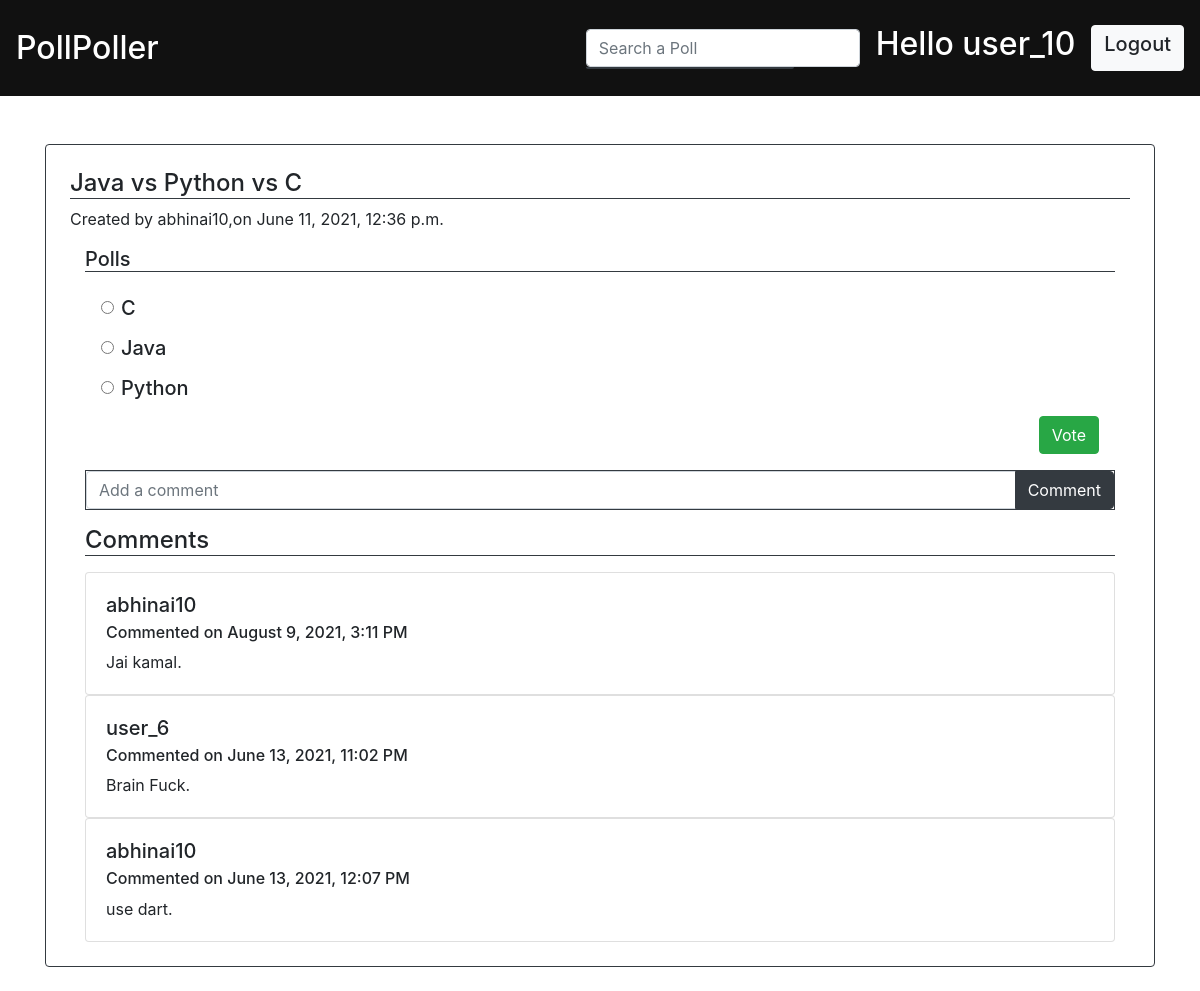
The app's page /allpolls/27/ (signed in) with its own data.
### polls/models.py (models this page shows, shortened)
class Poll(models.Model):
    title = models.CharField(max_length=50)
    date = models.DateTimeField(default=datetime.now)
    creator = models.ForeignKey(User, on_delete=models.CASCADE)
    likes = models.IntegerField(default=0)

class PollsOptions(models.Model):
    pollOption = models.CharField(max_length=30)
    poll = models.ForeignKey(Poll, on_delete=models.CASCADE)
    pollOptionVotes = models.IntegerField(default=0)

class CommentBy(models.Model):
    poll = models.ForeignKey(Poll,on_delete=models.CASCADE)
    comment = models.TextField(null=True)
    comment_by = models.ForeignKey(User, on_delete=models.CASCADE)
    date = models.DateTimeField(default=datetime.now)

### polls/views.py (the view)
# urls.py: path('allpolls/<str:id>/', views.poll_view, name='poll'),
@login_required(login_url='users:login')
def poll_view(request,id):
    poll = Poll.objects.get(id = id)
    try:
        status = VotedBy.objects.get(poll=poll, polled_by=request.user)
    except:
        status = None
    comments = CommentBy.objects.filter(poll = poll).order_by('date').reverse()
    context = {
        'poll' : poll,
        'status' : status,
        'comments' : comments
    }
    return render(request,'polls/poll.html',context)

### templates/polls/poll.html (shortened to what this page needs)
{% extends 'base.html' %}
{% block content %}
    <div class="container">
        <div class="mt-5 poll w-100">
            <div class="border border-dark rounded p-4">
                <h4 class='border-bottom border-dark'>{{poll.title}}</h4>
                <p>Created by {{poll.creator.username}},on {{poll.date}}</p>
                <div class='container-fluid'>
                    <h5 class='border-bottom border-dark'>Polls</h5>
                    {% if status %}
                    <div class="p-3 voted-poll">
                        <p class='pollId' style="display: none;">{{poll.id}}</p>
                        {% for opt in poll.pollsoptions_set.all %}
                            <label class="mb-2 h4 lb-{{opt.id}}" for="">{{opt.pollOption}}</label>
                            <p class='optionId' style="display: none;">{{opt.id}}</p>
                            <div class="progress mb-3 voted-{{opt.id}}">
                                <div class="progress-bar bg-success" role="progressbar" style="width: 0%;" aria-valuenow="0"
                                    aria-valuemin="0" aria-valuemax="100">0%</div>
                            </div>
                        {% endfor %}
                        <div class="d-flex justify-content-end">
                            <button class="btn btn-danger vote" disabled style="cursor: not-allowed;">Voted
                                {{status.polledOpt.pollOption}}
                            </button>
                        </div>
                    </div>
                    {% else %}
                    <div class="unvoted-poll">
                        <form class="p-3">
                            <div class="{{poll.id}}">
                                {% for opt in poll.pollsoptions_set.all %}
                                <div class="form-check mb-3">
                                    <input class="form-check-input" type="radio" name="{{poll.id}}" id="{{opt.pollOption}}"
                                        value='{{opt.id}}' >
                                    <label class="form-check-label h5" for="{{opt.pollOption}}">{{opt.pollOption}}</label>
                                </div>
                                {% endfor %}
                            </div>
                            <div class="d-flex justify-content-end">
                                <button class="btn btn-success vote">Vote</button>
                            </div>
                        </form>
                    </div>
                    {% endif %}
                    <form>
                        <div class="input-group mb-3 border border-dark">
                            <input type="text" class="form-control " placeholder="Add a comment" aria-label="Recipientusername"
                                aria-describedby="basic-addon2">
                            <div class="input-group-append">
                                <button class="btn btn-dark text-white post-comment" type="button">Comment</button>
                            </div>
                        </div>
                    </form>
                    <div  class="border-bottom border-dark h4">
                        Comments
                    </div>
                    <div class="mt-3 allcomments">
                        {% for cmnt in comments %}
                            <div class="card">
                                <div class="card-body">
                                    <h5 class="card-title">{{cmnt.comment_by.username}}</h5>
                                    <h6 class="card-subtitle mb-2">Commented on
                                        {{cmnt.date|date:"F j, Y, g:i  A"}}</h6>
                                    <p class="card-text">{{cmnt.comment}}.</p>
                                </div>
                            </div>
                        {% endfor %}
                    </div>
                </div>
            </div>
        </div>
    </div>
{% endblock %}

### templates/base.html (shortened to what this page needs)
{% load static  %}
<html lang="en">
    <head>
        <link rel="stylesheet" href="{% static 'css/base.css' %}">
    </head>
    <body>
        <nav class="navbar navbar-dark sticky-top " style="background-color: #111;">
            <a class="navbar-brand h1 mt-3 " href="{% url 'polls:allpolls' %}">
                <h2>PollPoller</h2>
            </a>
            {% if user.is_authenticated %}
                <div class="d-flex">
                    <div class="mr-3 pt-1">
                        <div class="">
                            <input class="form-control  search-polls" type="search" placeholder="Search a Poll"
                                aria-label="Search">
                            <ul class="list-group suggestions-box border border-dark">
                            </ul>
                        </div>
                    </div>
                    <div class="logged-in-nav ">
                        <h2 class="text-white mr-3">Hello  <a href="{% url 'users:profile' %}" style="color: white;text-decoration: none;">{{user.username}}</a> </h2>
                        <a href="{% url 'users:logout' %}"><button class="btn btn-light">
                                <h5>Logout</h5>
                            </button></a>
                    </div>
                </div>
            {% endif %}
        </nav>
        <div class="mb-4" >
            {% block content %}
            {% endblock %}
        </div>
        <link rel="stylesheet" href="https://stackpath.bootstrapcdn.com/bootstrap/4.4.1/css/bootstrap.min.css"
>
    </body>
</html>

### static/css/base.css (style rules this page uses)
.logged-in-nav { display: flex; direction: ltr; justify-content: flex-end; align-items: stretch }
.suggestions-box { border-radius: 0px 0px 5px 5px !important; position: absolute !important; width: 13rem !important; }
form { padding: 0px; margin: 0px; }
nav { position: relative; }

### records on screen
Poll: title "Java vs Python vs C", creator.username "abhinai10", date "June 11, 2021, 12:36 p.m."
PollsOptions: pollOption "C"
PollsOptions: pollOption "Java"
PollsOptions: pollOption "Python"
CommentBy: comment_by.username "abhinai10", date "August 9, 2021, 3:11 PM", comment "Jai kamal"
CommentBy: comment_by.username "user_6", date "June 13, 2021, 11:02 PM", comment "Brain Fuck"
CommentBy: comment_by.username "abhinai10", date "June 13, 2021, 12:07 PM", comment "use dart"

### other values on screen
{{ user.username }} "user_10"
